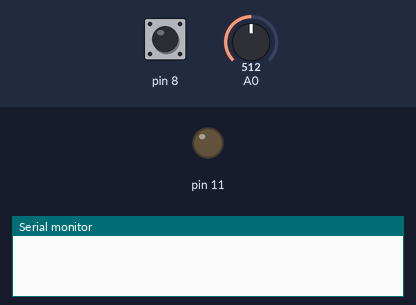
The sketch below on a simulated Arduino Uno, built with avr-gcc and run on an emulated ATmega328P. Shown: output pins drawn as LEDs (lit = HIGH), the last lines printed to the serial monitor. Inputs (shaded band) come from the test bench; at power-on: pin 8 HIGH, A0 = 512.

Above: at 1.2 s.
1.3 s: pin 8 pulled LOW for 0.15 s
At 2.6 s:
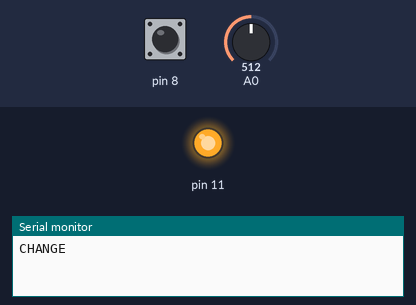
2.9 s: pin 8 pulled LOW for 1 s
At 5.1 s:
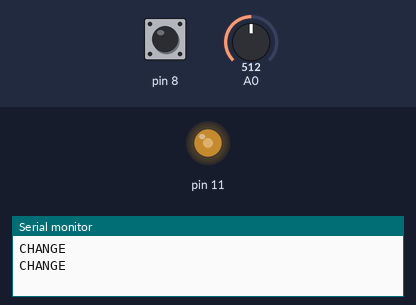
5.4 s: A0 set to 716
At 6.6 s:
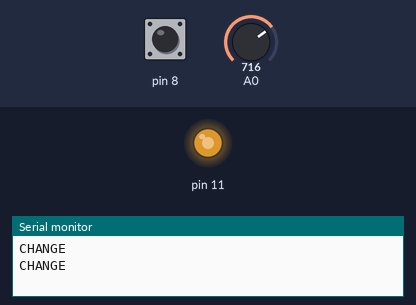
6.9 s: A0 set to 900
At 8.0 s:
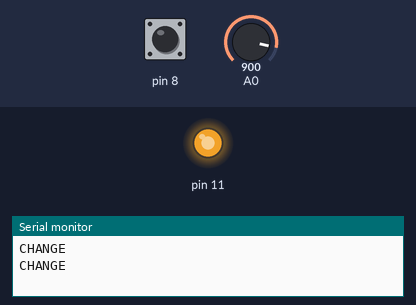
Timing chart, 0 to 9.4 s (numbered marks = the images above; inputs shaded):
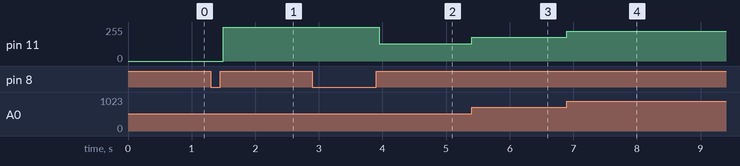

The sketch:

arduino-fsm.ino
```cpp
enum States { OFF, AUTO, MANUAL };
States currentState = OFF;
States nextState = OFF;

bool read = HIGH;
bool lastRead = HIGH;
bool buttonState = HIGH;
bool lastButtonState = HIGH;
bool buttonPressed = false;

unsigned long lastDebounceTime = 0;
unsigned long debounceDelay = 50;

bool ledState = LOW;

int rawValue = 0;
float potValue = 0;

void setup() {
  Serial.begin(9600);

  pinMode(8, INPUT_PULLUP);
  pinMode(A0, INPUT);

  pinMode(11, OUTPUT);
}

void loop() {
  nextState = currentState;
  rawValue = analogRead(A0);
  potValue = rawValue / 4;

  handleButton();

  switch(currentState) {
    case(OFF):
      OffState();
      break;

    case(AUTO):
      AutoState();
      break;

    case(MANUAL):
      ManualState();
      break;

  }

  currentState = nextState;
  buttonPressed = false;
}

void handleButton() {
  read = digitalRead(8);

  if(lastRead != read) {
    lastDebounceTime = millis();
  }

  if(millis() - lastDebounceTime > debounceDelay) {
    if(read != buttonState) {
      buttonState = read;
    }

    if(buttonState == HIGH && lastButtonState == LOW) {
      buttonPressed = true;
    }
  }

  if(buttonPressed) Serial.println("CHANGE");

  lastButtonState = buttonState;
  lastRead = read;
}

void OffState() {
  digitalWrite(11, LOW);

  if(buttonPressed) nextState = AUTO;
}

void AutoState() {
  digitalWrite(11, HIGH);

  if(buttonPressed) nextState = MANUAL;
}

void ManualState() {
  analogWrite(11, potValue);
  if(buttonPressed) nextState = OFF;
}
```

Measured:
- after the input at 1.3 s, pin 11: 0/255 → 255/255 after 0.20 s
- after the input at 2.9 s, pin 11: 255/255 → 128/255 after 1.1 s
- after the input at 5.4 s, pin 11: 128/255 → 179/255 at once
- after the input at 6.9 s, pin 11: 179/255 → 225/255 at once
